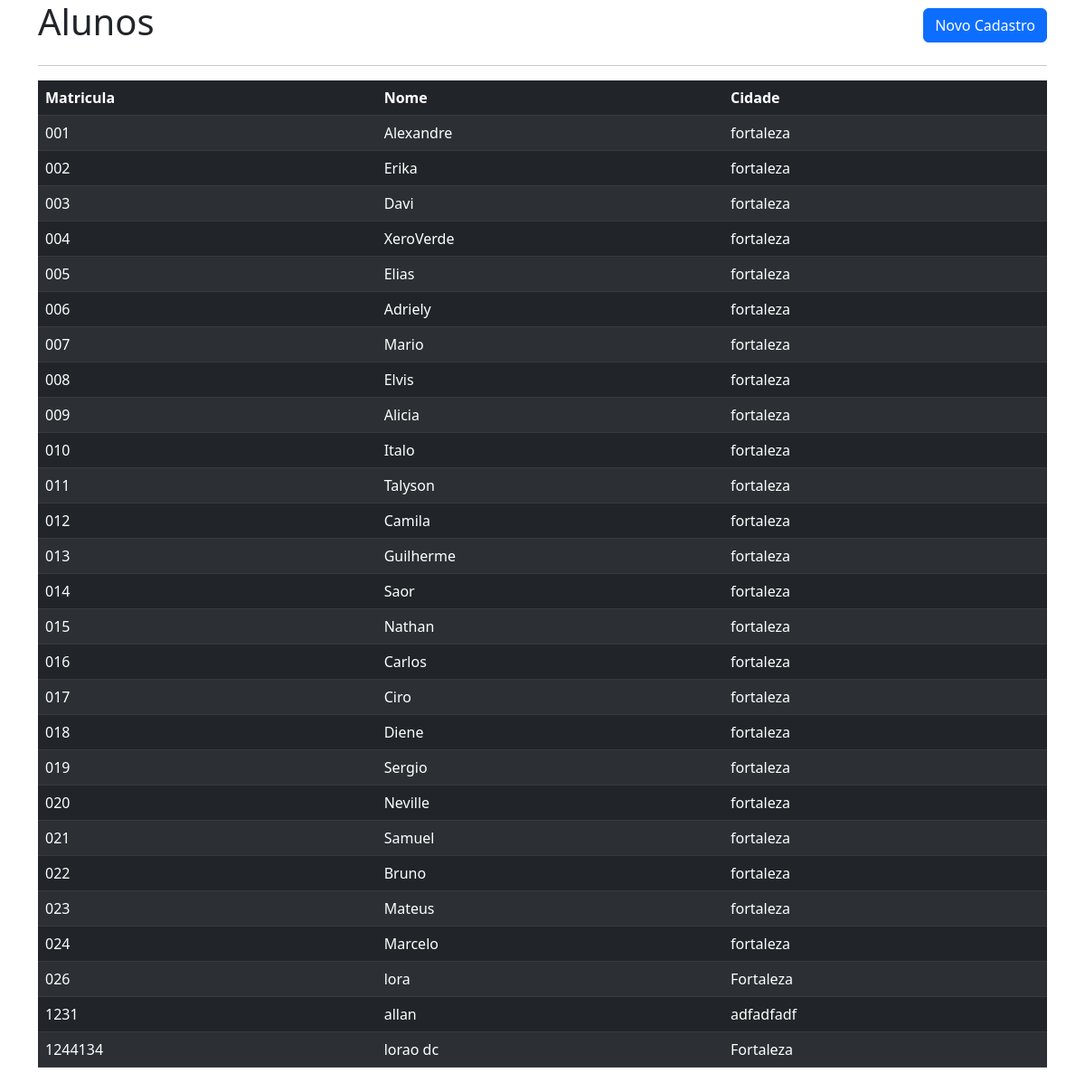
The page / on the database its author committed.
### tables this page shows
CREATE TABLE `alunos` (
  `idalunos` int NOT NULL AUTO_INCREMENT,
  `matricula` varchar(45) NOT NULL,
  `nome` varchar(45) NOT NULL,
  `cidade` varchar(45) NOT NULL,
  PRIMARY KEY (`idalunos`)
);

### index.php (the view, shortened to what this page needs)
<?php
include_once('config.php');
$sql = "SELECT * FROM db_alunos.alunos ORDER BY matricula";
$result = $conexao->query($sql);
    ?>
<link href="https://cdn.jsdelivr.net/npm/bootstrap@5.2.2/dist/css/bootstrap.min.css" rel="stylesheet"
>
<div class="container md-3">
    <div class="d-flex justify-content-between align-items-center">
        <h1>Alunos</h1>
        <button type="button" class="btn btn-primary" data-bs-toggle="modal" data-bs-target="#exampleModal">
            Novo Cadastro
        </button>
    </div>
    <hr />
    <table class=" table table-dark table-striped table-hover" sx={}>
        <thead class="table-dark">
            <tr>
                <th>Matricula</th>
                <th>Nome</th>
                <th>Cidade</th>
            </tr>
        </thead>
        <tbody>
            <?php
            foreach ($result as $aluno) {
                echo "<tr>
                <td>{$aluno['matricula']}</td>
                <td>{$aluno['nome']}</td>
                <td>{$aluno['cidade']}</td>
                <!--<td><button class='btn btn-warning'>Editar</button>
                <button onclick='deletar()' class='btn btn-danger'>Apagar</button>-->
                </td>
                    </tr>";
            }
            ?>
        </tbody>
    </table>
</div>

### rows shown on the page
alunos: matricula "001", nome "Alexandre", cidade "fortaleza"
alunos: matricula "002", nome "Erika", cidade "fortaleza"
alunos: matricula "003", nome "Davi", cidade "fortaleza"
alunos: matricula "004", nome "XeroVerde", cidade "fortaleza"
alunos: matricula "005", nome "Elias", cidade "fortaleza"
alunos: matricula "006", nome "Adriely", cidade "fortaleza"
alunos: matricula "007", nome "Mario", cidade "fortaleza"
alunos: matricula "008", nome "Elvis", cidade "fortaleza"
alunos: matricula "009", nome "Alicia", cidade "fortaleza"
alunos: matricula "010", nome "Italo", cidade "fortaleza"
alunos: matricula "011", nome "Talyson", cidade "fortaleza"
alunos: matricula "012", nome "Camila", cidade "fortaleza"
alunos: matricula "013", nome "Guilherme", cidade "fortaleza"
alunos: matricula "014", nome "Saor", cidade "fortaleza"
alunos: matricula "015", nome "Nathan", cidade "fortaleza"
alunos: matricula "016", nome "Carlos", cidade "fortaleza"
alunos: matricula "017", nome "Ciro", cidade "fortaleza"
alunos: matricula "018", nome "Diene", cidade "fortaleza"
alunos: matricula "019", nome "Sergio", cidade "fortaleza"
alunos: matricula "020", nome "Neville", cidade "fortaleza"
alunos: matricula "021", nome "Samuel", cidade "fortaleza"
alunos: matricula "022", nome "Bruno", cidade "fortaleza"
alunos: matricula "023", nome "Mateus", cidade "fortaleza"
alunos: matricula "024", nome "Marcelo", cidade "fortaleza"
alunos: matricula "026", nome "lora", cidade "Fortaleza"
alunos: matricula "1231", nome "allan", cidade "adfadfadf"
alunos: matricula "1244134", nome "lorao dc", cidade "Fortaleza"
